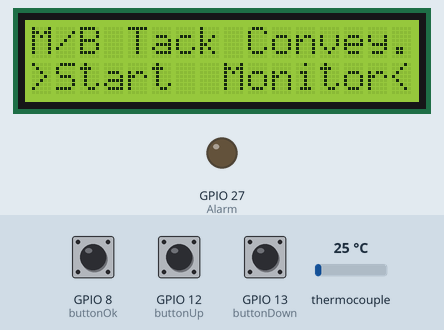
Bench run of a sketch on a simulated ESP32. Parts: 16×2 character LCD, output pins drawn as LEDs (lit = HIGH). Inputs (shaded band) come from the test bench; at power-on: GPIO 13 (buttonDown) HIGH, GPIO 8 (buttonOk) HIGH, thermocouple 25 °C, GPIO 12 (buttonUp) HIGH.

Above: at 2.7 s.
2.8 s: GPIO 13 (buttonDown) pulled LOW for 3.2 s
At 4.9 s:
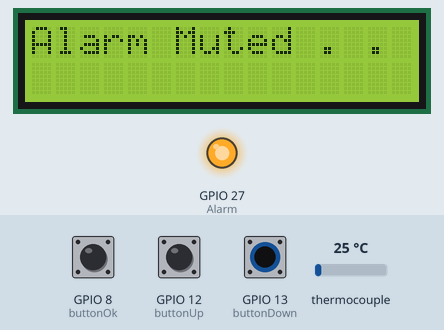
9.0 s: GPIO 8 (buttonOk) pulled LOW for 0.15 s
At 9.8 s:
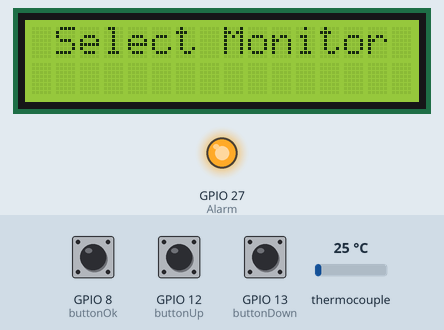
10.6 s: thermocouple set to 32 °C
At 11.6 s:
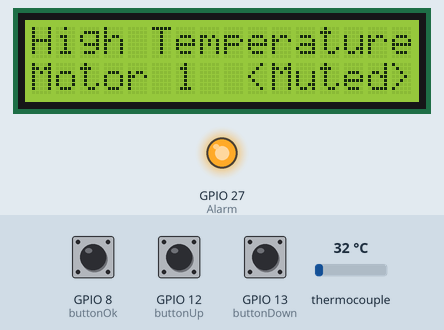
13.6 s: GPIO 12 (buttonUp) pulled LOW for 3.2 s
At 17.0 s:
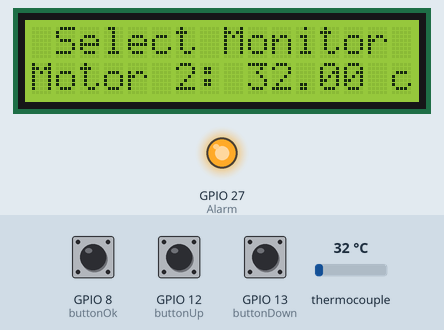
19.8 s: thermocouple set to 6 °C
22.8 s: GPIO 12 (buttonUp) pulled LOW for 0.15 s
At 23.7 s:
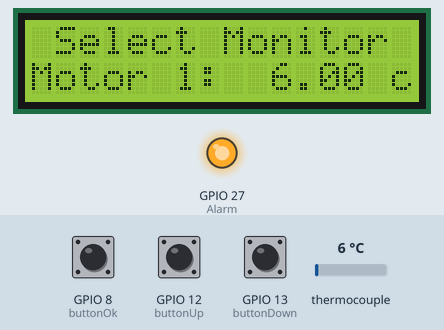
Timing chart, 0 to 25.8 s (numbered marks = the images above; inputs shaded):
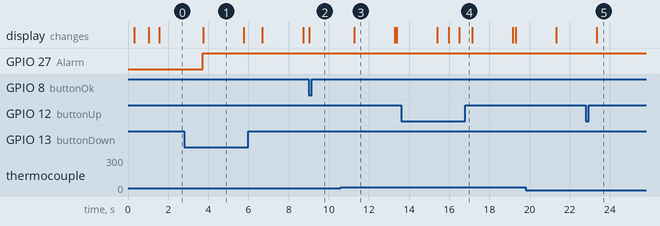

The sketch:

MAX6675_to_I2CLCD.ino
```cpp
//-----------------------------------Define Pin--------------------------------------------
#include <Wire.h>
#include <LiquidCrystal_I2C.h>
#include "max6675.h"

#define buttonOk 8
#define buttonUp 12
#define buttonDown 13
#define Alarm 27

int menu = 0; //
int thermoDO = 4;
int thermoDO2 = 15;
int thermoCS = 5;
int thermoCLK = 3; //
int dummyReset = 0;
int dummyBack = 0;

char lcdBuff[16];
char strTemp[6];
char lcdBuff2[16];
char strTemp2[6];

#define loadSub 70
#define pressed LOW
#define loadSys 100

MAX6675 thermocouple(thermoCLK, thermoCS, thermoDO);
MAX6675 thermocouple2(thermoCLK, thermoCS, thermoDO2);
LiquidCrystal_I2C lcd(0x27, 16, 2);

void setup() {
  //  ---------------------------------Set Up Button---------------------------------------
  pinMode(buttonOk, INPUT_PULLUP);
  pinMode(buttonUp, INPUT_PULLUP);
  pinMode(buttonDown, INPUT_PULLUP);

  pinMode(Alarm, OUTPUT);
  //  ---------------------------------LCD Loading-----------------------------------------
  lcd.init();
  lcd.backlight();
  print(0, 0, "System Starting");
  print(0, 1, "Loading .");
  delay(loadSys);
  print(0, 1, "Loading ..");
  delay(loadSys);
  print(0, 1, "Loading ...");
  delay(700);
  lcd.clear();
  //  ---------------------------------Established Sensor----------------------------------
  print(0, 0, "Established OK!");
  delay(500);
  lcd.clear();
}
void loop() {
  if (digitalRead(buttonOk) == pressed) {
    menuMonitor();
  } else if (digitalRead(buttonDown) == pressed) {
    delay(900);
    muteAlarm();
    // dispRelay();
  } else if (digitalRead(buttonUp) == pressed) {
    delay(900);
    onAlarm();
  }
  tempRead();
  print(0, 0, "M/B Tack Convey.");
  print(0, 1, ">Start  Monitor<");
}
//  ---------------------------------Established Sensor----------------------------------
// Function For Read Value Sensor
void tempRead() {
  static const unsigned long rateInterval = 700;
  static unsigned long oldInterval = 0;
  float readC;
  float readCC;

  if (millis() - oldInterval >= rateInterval) {
    readC = thermocouple.readCelsius();
    readCC = thermocouple2.readCelsius();
    oldInterval += rateInterval;
  }

  else if (readC >= 30.00) {
    alertAlarm1();
  } else if (readCC >= 30.00) {
    alertAlarm2();
  } else if (readC >= 30.00 && readCC >= 30.00) {
    alertAlarmAll();
  }
}
//  ---------------------------------Established Sensor----------------------------------
// Function For LCD Print
void print(uint8_t col, uint8_t row, char* msg) {
  lcd.setCursor(col, row);
  lcd.print(msg);
}
//  ---------------------------------Menu Monitoring----------------------------------
// Funtion Display Menu Home
void menuMonitor() {
  lcd.clear();
  while (true) {
    dummyBack = 30;
    static const unsigned long rateInterval = 700;
    static unsigned long oldInterval = 0;
    float readC;
    float readCC;

    if (millis() - oldInterval >= rateInterval) {
      readC = thermocouple.readCelsius();
      readCC = thermocouple2.readCelsius();
      oldInterval += rateInterval;
    } else if (digitalRead(buttonDown) == pressed) {
      dummyBack = 0;
      break;
    } else if (digitalRead(buttonUp) == pressed) {
      menu++;
      delay(500);
      if (menu > 3) menu = 1;
    } else if (readC >= 30.00) {
      alertAlarm1();
    } else if (readCC >= 30.00) {
      alertAlarm2();
    } else if (readC >= 30.00 && readCC >= 30.00) {
      alertAlarmAll();
    }
    print(0, 0, " Select Monitor ");
    switch (menu) {
      case 1:
        dtostrf(readC, 5, 2, strTemp);
        sprintf(lcdBuff, "Motor 1: %s c", strTemp);
        print(0, 1, lcdBuff);
        break;
      case 2:
        dtostrf(readCC, 5, 2, strTemp2);
        sprintf(lcdBuff2, "Motor 2: %s c", strTemp2);
        print(0, 1, lcdBuff2);
        break;
      case 3: print(0, 1, "  Reset  Alarm  "); break;
    }
  }
  lcd.clear();
}
//  ---------------------------------Alarm Alert Display----------------------------------
// Function For Alert Alarm
void alertAlarm1() {
  lcd.clear();
  while (true) {
    if (dummyReset == 20 && digitalRead(Alarm) == HIGH) {
      lcd.clear();
      print(0, 0, "High Temperature");
      print(0, 1, "Motor 1  <Muted>");
      delay(2000);
      lcd.clear();
      break;
    } else if (digitalRead(buttonDown) == pressed && dummyReset == 0) {
      digitalWrite(Alarm, LOW);
      break;
    }
    digitalWrite(Alarm, HIGH);
    print(0, 0, "High Temperature");
    print(0, 1, "Motor 1  <Reset>");
  }
  lcd.clear();
}
void alertAlarm2() {
  lcd.clear();
  while (true) {
    if (dummyReset == 20 && digitalRead(Alarm) == HIGH) {
      lcd.clear();
      print(0, 0, "High Temperature");
      print(0, 1, "Motor 2  <Muted>");
      delay(2000);
      lcd.clear();
      break;
    } else if (digitalRead(buttonDown) == pressed && dummyReset == 0) {
      digitalWrite(Alarm, LOW);
      break;
    }
    digitalWrite(Alarm, HIGH);
    print(0, 0, "High Temperature");
    print(0, 1, "Motor 2  <Reset>");
  }
  lcd.clear();
}
void alertAlarmAll() {
  lcd.clear();
  while (true) {
    if (dummyReset == 20 && digitalRead(Alarm) == HIGH) {
      lcd.clear();
      print(0, 0, "High Temperature");
      print(0, 1, "All Mtr  <Muted>");
      delay(2000);
      lcd.clear();
      break;
    } else if (digitalRead(buttonDown) == pressed && dummyReset == 0) {
      digitalWrite(Alarm, LOW);
      break;
    }
    digitalWrite(Alarm, HIGH);
    print(0, 0, "High Temperature");
    print(0, 1, "All Mtr  <Reset>");
  }
  lcd.clear();
}
//  ---------------------------------Selected Items----------------------------------
// Function Select From Menu
void inSelect() {
  lcd.clear();
  while (true) {
    if (digitalRead(buttonDown) == pressed) {
      break;
    }
    print(0, 0, "Sub Menu Done");
  }
}
//  ---------------------------------Mute Alarm----------------------------------
// Function For Mute Alarm
void muteAlarm() {
  lcd.clear();
  while (true) {
    digitalWrite(Alarm, HIGH);
    print(0, 0, "Alarm Muted . . .");
    dummyReset = 20;
    delay(2000);
    break;
  }
  lcd.clear();
}
//  ---------------------------------Turn On Alarm----------------------------------
// Function For Turn On Alarm
void onAlarm() {
  lcd.clear();
  while (true) {
    digitalWrite(Alarm, LOW);
    print(0, 0, "Alarm On . . .");
    dummyReset = 0;
    delay(2000);
    break;
  }
  lcd.clear();
}
```

Measured:
- the behaviour switches between 29 and 30 °C on thermocouple (found by bisection; images 2 and 3)
- after the input at 2.8 s, GPIO 27 (Alarm): LOW → HIGH after 0.92 s; the display: changes after 0.94 s (image 1)
- after the input at 9.0 s, the display: changes at once (image 2)
- after the input at 10.6 s, the display: changes after 0.67 s (image 3)
- after the input at 22.8 s, the display: changes after 0.55 s (image 5)
- what the display in image 1 shows lasts 2.1 s, from 3.7 s to 5.8 s
